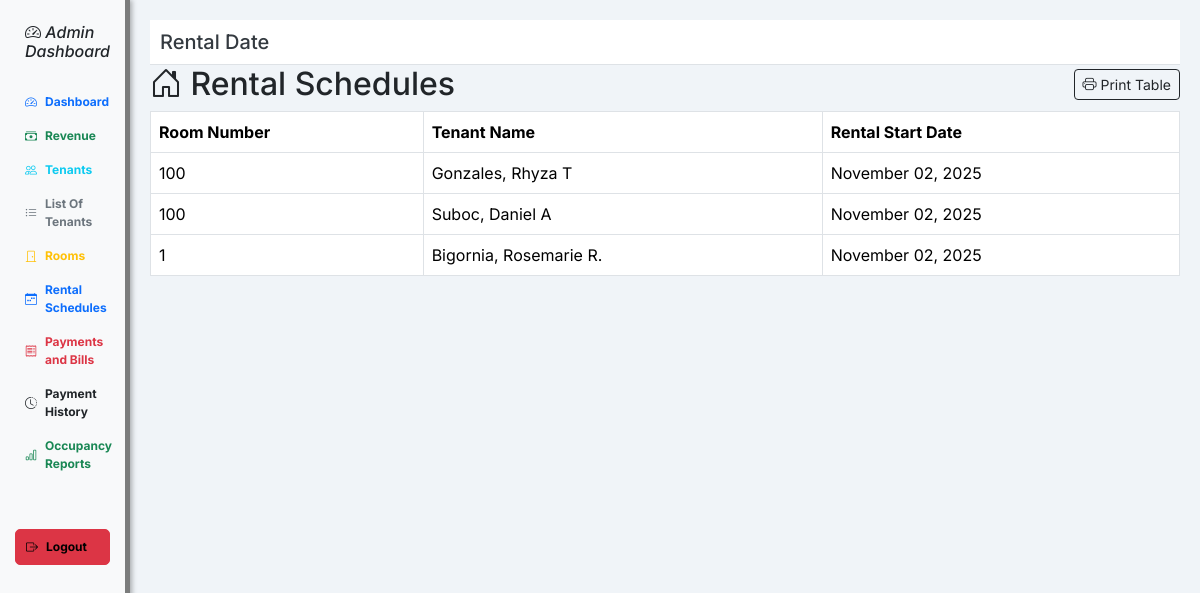
/admin/rentalsched.php, run on the app's committed database.
### tables this page shows
CREATE TABLE `tenant` (
  `tenant_id` int(11) NOT NULL,
  `firstname` varchar(255) NOT NULL,
  `lastname` varchar(255) NOT NULL,
  `mi` varchar(10) NOT NULL,
  `contactno` varchar(20) NOT NULL,
  `email` varchar(255) NOT NULL,
  `account_created` timestamp NOT NULL DEFAULT current_timestamp() ON UPDATE current_timestamp(),
  `status` varchar(100) DEFAULT NULL,
  `room_id` int(11) DEFAULT NULL
);

CREATE TABLE `room` (
  `room_id` int(11) NOT NULL,
  `roomnumber` varchar(100) NOT NULL,
  `capacity` varchar(100) NOT NULL,
  `price` varchar(100) NOT NULL,
  `status` varchar(100) NOT NULL,
  `photo` varchar(100) NOT NULL
);

### admin/rentalsched.php (the view, shortened to what this page needs)
<!DOCTYPE html>
<html lang="en">
<head>
  <link href="https://cdn.jsdelivr.net/npm/bootstrap@5.3.1/dist/css/bootstrap.min.css" rel="stylesheet"/>
  <link rel="stylesheet" href="https://cdn.jsdelivr.net/npm/bootstrap-icons@1.11.3/font/bootstrap-icons.css">
  <link rel="stylesheet" href="https://cdnjs.cloudflare.com/ajax/libs/font-awesome/6.4.0/css/all.min.css">
</head>
<body>
  <div class="d-flex">
     <nav class="sidebar">
      <h3 class="text-dark" style="font-size: 1.1rem;"><a href="dashboard.php" style="text-decoration: none; color: inherit;"> <strong>
            <h6> <i class="bi bi-speedometer2">
              Admin Dashboard</i> </h6>
          </strong></a></h3>
      <a href="dashboard.php" class="d-flex align-items-center gap-2 fw-bold text-primary">
        <i class="bi bi-speedometer2"></i> Dashboard
      </a>
      <a href="revenue.php" class="d-flex align-items-center gap-2 fw-bold text-success">
        <i class="bi bi-cash-stack"></i> Revenue
      </a>
      <a href="tenants.php" class="d-flex align-items-center gap-2 fw-bold text-info">
        <i class="bi bi-people"></i> Tenants
      </a>
      <a href="tenantlist.php" class="d-flex align-items-center gap-2 fw-bold text-secondary">
        <i class="bi bi-list-ul"></i> List Of Tenants
      </a>
      <a href="rooms.php" class="d-flex align-items-center gap-2 fw-bold text-warning">
        <i class="bi bi-door-closed"></i> Rooms
      </a>
      <a href="rentalsched.php" class="d-flex align-items-center gap-2 fw-bold text-primary">
        <i class="bi bi-calendar-week"></i> Rental Schedules
      </a>
      <a href="bills_payment.php" class="d-flex align-items-center gap-2 fw-bold text-danger">
        <i class="bi bi-receipt"></i> Payments and Bills
      </a>
      <a href="payment_history.php" class="d-flex align-items-center gap-2 fw-bold text-dark">
        <i class="bi bi-clock-history"></i> Payment History
      </a>
      <a href="occupancy.php" class="d-flex align-items-center gap-2 fw-bold text-success">
        <i class="bi bi-bar-chart"></i> Occupancy Reports
      </a>
      <a href="logout.php" class="mt-5 btn btn-danger btn-sm d-flex align-items-center gap-2 fw-bold" onclick="return confirm('Are you sure you want to logout?')">
        <i class="bi bi-box-arrow-right"></i> Logout
      </a>
    </nav>
    <div class="content">
      <div class="header">
        <h1>Rental Date</h1>
      </div>
      <div class="d-flex justify-content-between align-items-center mb-2">
        <h2 class="mb-0"><i class="bi bi-house-door "></i> Rental Schedules</h2>
        <button class="btn btn-outline-dark btn-sm" onclick="window.print()">
          <i class="bi bi-printer"></i> Print Table
        </button>
      </div>
      <table class="table table-bordered table-responsive print-rentalsched-table">
        <thead>
          <tr>
            <th>Room Number</th>
            <th>Tenant Name</th>
            <th>Rental Start Date</th>
          </tr>
        </thead>
        <tbody>
          <?php
          include '../conn.php';
          $data = mysqli_query($conn, "SELECT * FROM tenant JOIN room ON tenant.room_id = room.room_id");
          while($display = mysqli_fetch_array($data)){
            $date = date('F d, Y', strtotime($display['account_created']));
            echo '<tr>';
            echo '<td>' . $display['roomnumber'] . '</td>';
            echo '<td>' . $display['lastname']. ', ' . $display['firstname'].' '.$display['mi'] . '</td>';
            echo '<td>' . $date . '</td>';
            echo '</tr>';
          }
          ?>
        </tbody>
      </table>
    </div>
  </div>
</body>
</html>

### admin/rentalsched.php (style rules this page uses)
body { font-family: 'Inter', system-ui, -apple-system, 'Segoe UI', sans-serif; background: #f0f4f8; }
.sidebar { height: 100vh; width: 130px; background-color: #f8f9fa; padding: 15px; border-right: 5px solid rgba(0, 0, 0, 0.5); box-shadow: 2px 0 5px rgba(0, 0, 0, 0.3); }
.sidebar a { color: #343a40; text-decoration: none; padding: 8px 10px; display: block; border-radius: 5px; font-size: 0.75rem; transition: background-color 0.3s; }
.content { padding: 20px; flex-grow: 1; }
.header { background-color: #ffffff; padding: 10px; border-bottom: 1px solid #dee2e6; }
.header h1 { margin: 0; font-size: 1.25rem; color: #343a40; }
.d-flex .sidebar a { color: black; }

### data on the page
tenant: room.roomnumber "100", lastname "Gonzales", firstname "Rhyza", mi "T", account_created "November 02, 2025"
tenant: room.roomnumber "100", lastname "Suboc", firstname "Daniel", mi "A", account_created "November 02, 2025"
tenant: room.roomnumber "1", lastname "Bigornia", firstname "Rosemarie", mi "R.", account_created "November 02, 2025"
